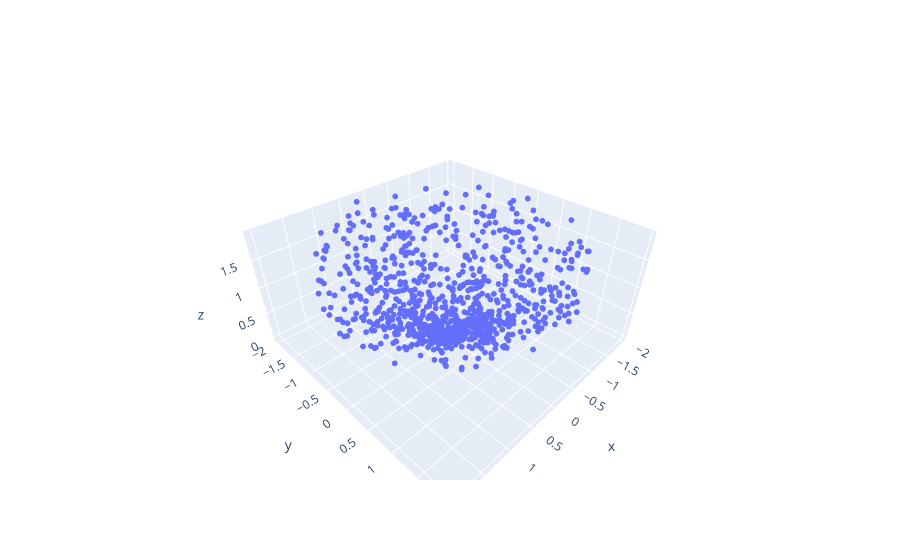

Here is the notebook cell this chart was saved with:
### Markdown cell above
#### Now using Plotly.js for beautiful and clean visualisations of converted cartesian coordinates as a form of 3D scatter plot.

### Code cell
import plotly.graph_objects as go

# Extract x, y, z coordinates from Cartesian_Space
x = [pt[0] for pt in Cartesian_Space]
y = [pt[1] for pt in Cartesian_Space]
z = [pt[2] for pt in Cartesian_Space]

# Create a 3D scatter plot
fig = go.Figure(data=[go.Scatter3d(x=x, y=y, z=z, mode='markers', marker=dict(size=2))])
fig.show()

### Figure 1 — Plotly figure (JSON) as saved in the notebook; plotly's stock layout.template omitted (floating-point values rounded to 4 significant figures; data arrays with more than 128 entries replaced by an {"elided": "..."} marker saying what was removed)
{"data": [{"marker": {"size": 2}, "mode": "markers", "type": "scatter3d", "x": {"elided": "1000 float values"}, "y": {"elided": "1000 float values"}, "z": {"elided": "1000 float values"}}], "layout": {}}
